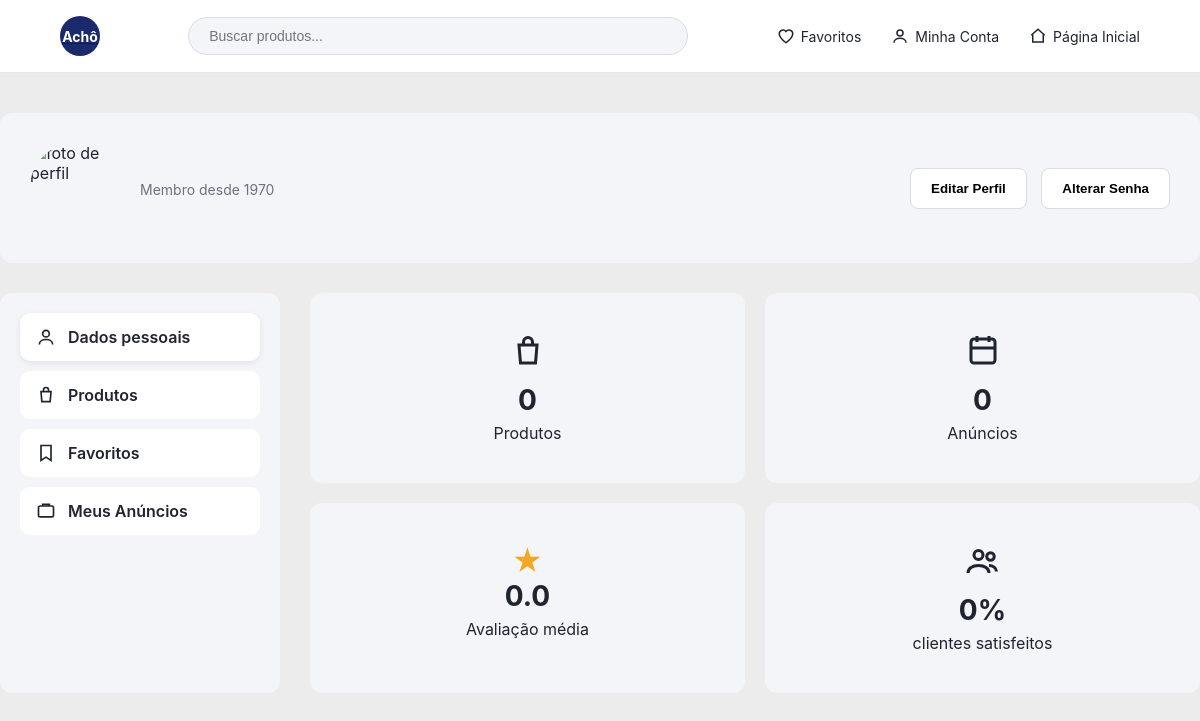
Page /usuarioConta.php on the earlier database version.
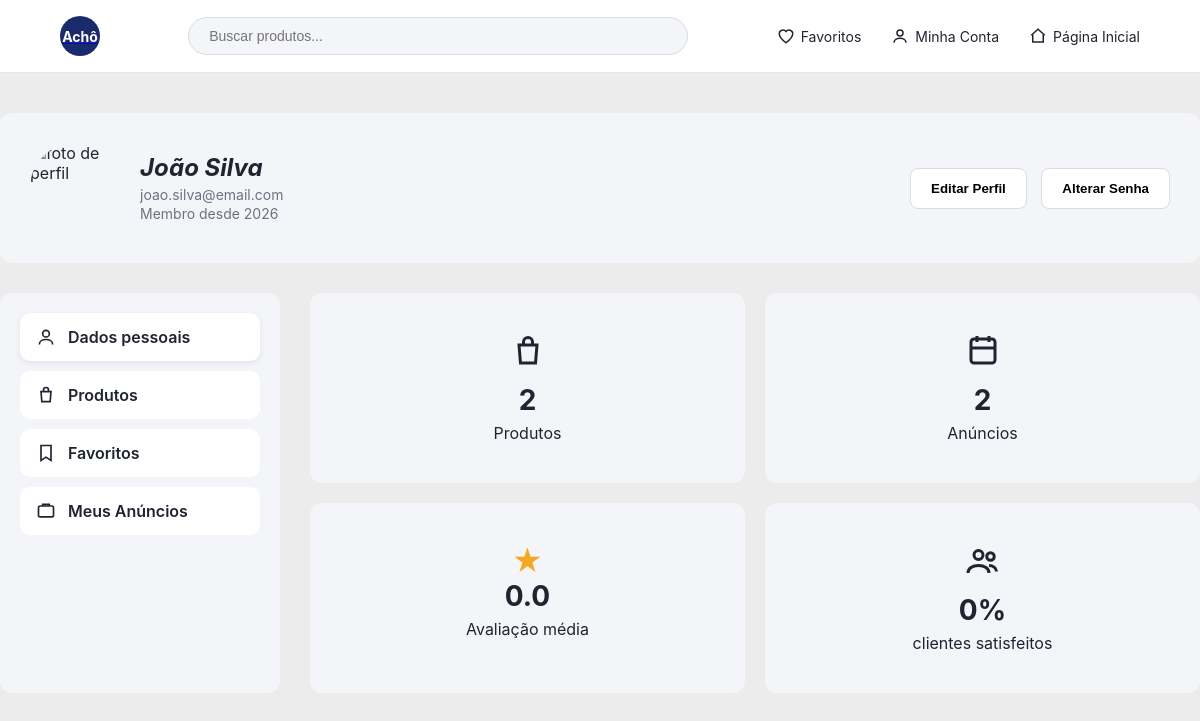
Same page on the later database version.
### tables this page shows
CREATE TABLE IF NOT EXISTS `usuarios` (
  `idUsuario` INT NOT NULL AUTO_INCREMENT,
  `nomeUsuario` VARCHAR(255) NOT NULL,
  `emailUsuario` VARCHAR(255) NOT NULL,
  `dataNascimentoUsuario` DATE NULL DEFAULT NULL,
  `cpfUsuario` CHAR(11) NULL DEFAULT NULL,
  `usernameUsuario` VARCHAR(255) NOT NULL,
  `senhaUsuario` VARCHAR(255) NOT NULL,
  `dataCriacao` DATETIME NULL DEFAULT CURRENT_TIMESTAMP,
  `municipio_codigo` INT NOT NULL,
  `fotoUsuario` VARCHAR(255) NULL DEFAULT NULL,

  PRIMARY KEY (`idUsuario`),

  UNIQUE INDEX `emailUsuario` (`emailUsuario` ASC),
  UNIQUE INDEX `usernameUsuario` (`usernameUsuario` ASC),
  UNIQUE INDEX `cpfUsuario` (`cpfUsuario` ASC),

  INDEX `fk_usuarios_municipios_idx` (`municipio_codigo` ASC),

  CONSTRAINT `fk_usuarios_municipios`
    FOREIGN KEY (`municipio_codigo`)
    REFERENCES `municipios` (`codigo`)

);

### html/usuarioConta.php (the view, shortened to what this page needs)
<?php
require_once "conexao.php";
$idUsuario = $_SESSION['idUsuario'];
$sql = "SELECT nomeUsuario, emailUsuario, dataCriacao, fotoUsuario FROM usuarios WHERE idUsuario = ?";
$stmt = $conexao->prepare($sql);
$stmt->bind_param("i", $idUsuario);
$stmt->execute();
$usuario = $stmt->get_result()->fetch_assoc();
$nome = $usuario['nomeUsuario'];
$email = $usuario['emailUsuario'];
$anoCadastro = date("Y", strtotime($usuario['dataCriacao']));
$foto = $usuario['fotoUsuario'] ? $usuario['fotoUsuario'] : "img/avatar-padrao.png";
$sql = "SELECT COUNT(*) as total FROM produtos WHERE usuario_idUsuario = ?";
$stmt = $conexao->prepare($sql);
$stmt->bind_param("i", $idUsuario);
$stmt->execute();
$totalProdutos = $stmt->get_result()->fetch_assoc()['total'];
$totalAnuncios = $totalProdutos;
$sql = "SELECT AVG(a.nota) as media FROM avaliacoes a
        INNER JOIN produtos p ON a.idProduto = p.idProduto
        WHERE p.usuario_idUsuario = ?";
$stmt = $conexao->prepare($sql);
$stmt->bind_param("i", $idUsuario);
$stmt->execute();
$mediaAvaliacao = $stmt->get_result()->fetch_assoc()['media'];
$mediaAvaliacao = $mediaAvaliacao ? number_format($mediaAvaliacao, 1) : "0.0";
$sql = "SELECT
            (SELECT COUNT(*) FROM avaliacoes a INNER JOIN produtos p ON a.idProduto = p.idProduto WHERE p.usuario_idUsuario = ? AND a.nota >= 4) as boas,
            (SELECT COUNT(*) FROM avaliacoes a INNER JOIN produtos p ON a.idProduto = p.idProduto WHERE p.usuario_idUsuario = ?) as total";
$stmt = $conexao->prepare($sql);
$stmt->bind_param("ii", $idUsuario, $idUsuario);
$stmt->execute();
$resultado = $stmt->get_result()->fetch_assoc();
$satisfacao = $resultado['total'] > 0 ? round(($resultado['boas'] / $resultado['total']) * 100) : 0;
?>
<!DOCTYPE html>
<html lang="pt-br">
<head>
</head>
<body>
<?php include "header.php"; ?>
<div class="container">
    <div class="card-perfil">
        <img src="<?= $foto ?>" alt="foto de perfil">
        <div class="info">
            <h2><?= $nome ?></h2>
            <p><?= $email ?></p>
            <p>Membro desde <?= $anoCadastro ?></p>
        </div>
        <div class="botoes">
            <button>Editar Perfil</button>
            <button>Alterar Senha</button>
        </div>
    </div>
    <div class="conteudo">
        <div class="menu-lateral">
            <a href="usuarioConta.php" class="ativo">
                <svg viewBox="0 0 24 24" fill="none" stroke="currentColor" stroke-width="2">
                    <circle cx="12" cy="8" r="4"/>
                    <path d="M4 21c0-4 4-6 8-6s8 2 8 6"/>
                </svg>
                Dados pessoais
            </a>
            <a href="produtos.php">
                <svg viewBox="0 0 24 24" fill="none" stroke="currentColor" stroke-width="2">
                    <path d="M6 8h12l-1 12H7L6 8z"/>
                    <path d="M9 8V6a3 3 0 0 1 6 0v2"/>
                </svg>
                Produtos
            </a>
            <a href="favoritos.php">
                <svg viewBox="0 0 24 24" fill="none" stroke="currentColor" stroke-width="2">
                    <path d="M6 3h12v18l-6-4-6 4V3z"/>
                </svg>
                Favoritos
            </a>
            <a href="#">
                <svg viewBox="0 0 24 24" fill="none" stroke="currentColor" stroke-width="2">
                    <rect x="3" y="6" width="18" height="13" rx="2"/>
                    <path d="M8 6V4h8v2"/>
                </svg>
                Meus Anúncios
            </a>
        </div>
        <div class="estatisticas">
            <div class="box">
                <svg viewBox="0 0 24 24" fill="none" stroke="currentColor" stroke-width="2">
                    <path d="M6 8h12l-1 12H7L6 8z"/>
                    <path d="M9 8V6a3 3 0 0 1 6 0v2"/>
                </svg>
                <div class="numero"><?= $totalProdutos ?></div>
                <div>Produtos</div>
            </div>
            <div class="box">
                <svg viewBox="0 0 24 24" fill="none" stroke="currentColor" stroke-width="2">
                    <rect x="4" y="4" width="16" height="16" rx="2"/>
                    <path d="M8 2v4M16 2v4M4 10h16"/>
                </svg>
                <div class="numero"><?= $totalAnuncios ?></div>
                <div>Anúncios</div>
            </div>
            <div class="box">
                <div class="estrela">★</div>
                <div class="numero"><?= $mediaAvaliacao ?></div>
                <div>Avaliação média</div>
            </div>
            <div class="box">
                <svg viewBox="0 0 24 24" fill="none" stroke="currentColor" stroke-width="2">
                    <circle cx="9" cy="8" r="3"/>
                    <path d="M2 20c0-3 3-5 7-5s7 2 7 5"/>
                    <circle cx="17" cy="9" r="2.5"/>
                    <path d="M16 15c2.5 0 5 1.5 5 4"/>
                </svg>
                <div class="numero"><?= $satisfacao ?>%</div>
                <div>clientes satisfeitos</div>
            </div>
        </div>
    </div>
</div>
</body>
</html>

### html/header.php (shortened to what this page needs)
<div class="topo">
    <a href="home.php" class="logo">
        <div class="circulo">Achô</div>
    </a>
    <form class="busca" action="produtos.php" method="GET">
        <input type="text" name="busca" placeholder=" Buscar produtos...">
    </form>
    <div class="menu">
        <a href="favoritos.php">
            <svg viewBox="0 0 24 24" fill="none" stroke="currentColor" stroke-width="2">
                <path d="M12 21c-4-3-9-7-9-12a5 5 0 0 1 9-3 5 5 0 0 1 9 3c0 5-5 9-9 12z"/>
            </svg>
            Favoritos
        </a>
        <a href="usuarioConta.php">
            <svg viewBox="0 0 24 24" fill="none" stroke="currentColor" stroke-width="2">
                <circle cx="12" cy="8" r="4"/>
                <path d="M4 21c0-4 4-6 8-6s8 2 8 6"/>
            </svg>
            Minha Conta
        </a>
        <a href="home.php">
            <svg viewBox="0 0 24 24" fill="none" stroke="currentColor" stroke-width="2">
                <path d="M3 11l9-8 9 8"/>
                <path d="M5 10v10h14V10"/>
            </svg>
            Página Inicial
        </a>
    </div>
</div>

### html/usuarioConta.php (style rules this page uses)
:root { --azul-escuro: #1B2A6B; --cinza-borda: #d9dcE3; --cinza-fundo: #f4f5f8; --cinza-texto: #6b7280; }
* { box-sizing: border-box; }
body { margin: 0; background: #ececec; font-family: -apple-system, "Segoe UI", Roboto, Arial, sans-serif; color: #1f2430; }
.container { max-width: 1200px; margin: 40px auto; }
.card-perfil { background: var(--cinza-fundo); border-radius: 12px; padding: 30px; display: flex; align-items: center; margin-bottom: 30px; }
.card-perfil img { width: 90px; height: 90px; border-radius: 50%; object-fit: cover; margin-right: 20px; }
.card-perfil .info { flex: 1; }
.card-perfil h2 { margin: 0 0 4px 0; font-style: italic; }
.card-perfil p { margin: 2px 0; color: var(--cinza-texto); font-size: 14px; }
.card-perfil .botoes button { padding: 12px 20px; border-radius: 8px; border: 1px solid var(--cinza-borda); background: #fff; font-weight: 600; cursor: pointer; margin-left: 10px; }
.conteudo { display: flex; gap: 30px; }
.menu-lateral { width: 280px; background: var(--cinza-fundo); border-radius: 12px; padding: 20px; }
.menu-lateral a { display: flex; align-items: center; gap: 12px; padding: 14px 16px; border-radius: 10px; text-decoration: none; color: #1f2430; font-weight: 600; margin-bottom: 10px; background: #fff; }
.menu-lateral a.ativo { background: #fff; box-shadow: 0 2px 6px rgba(0,0,0,0.08); }
.menu-lateral svg { width: 20px; height: 20px; }
.estatisticas { flex: 1; display: grid; grid-template-columns: 1fr 1fr; gap: 20px; }
.estatisticas .box { background: var(--cinza-fundo); border-radius: 12px; padding: 40px; text-align: center; }
.estatisticas .box svg { width: 36px; height: 36px; margin-bottom: 10px; }
.estatisticas .box .numero { font-size: 28px; font-weight: bold; margin-bottom: 6px; }
.estrela { color: #f5a623; font-size: 30px; }

### html/header.php (style rules this page uses)
.topo { background: #fff; border-bottom: 1px solid #e5e7eb; display: flex; align-items: center; justify-content: space-between; padding: 16px 60px; }
.topo .logo { display: flex; align-items: center; gap: 10px; }
.topo .logo .circulo { width: 40px; height: 40px; background: #1B2A6B; border-radius: 50%; color: #fff; display: flex; align-items: center; justify-content: center; font-weight: bold; font-size: 14px; }
.topo .busca { flex: 1; max-width: 500px; margin: 0 40px; }
.topo .busca input { width: 100%; padding: 10px 16px; border-radius: 20px; border: 1px solid #d9dcE3; background: #f4f5f8; font-size: 14px; }
.topo .menu { display: flex; gap: 30px; }
.topo .menu a { display: flex; align-items: center; gap: 6px; text-decoration: none; color: #1f2430; font-size: 14px; }
.topo .menu a svg { width: 18px; height: 18px; }

Differences in the rows shown:
added usuarios: nomeUsuario "João Silva", emailUsuario "joao.silva@email.com", dataCriacao "2026"
Other differences:
$totalProdutos: "0" → "2"
$totalAnuncios: "0" → "2"
$anoCadastro: "1970" → (not shown)
